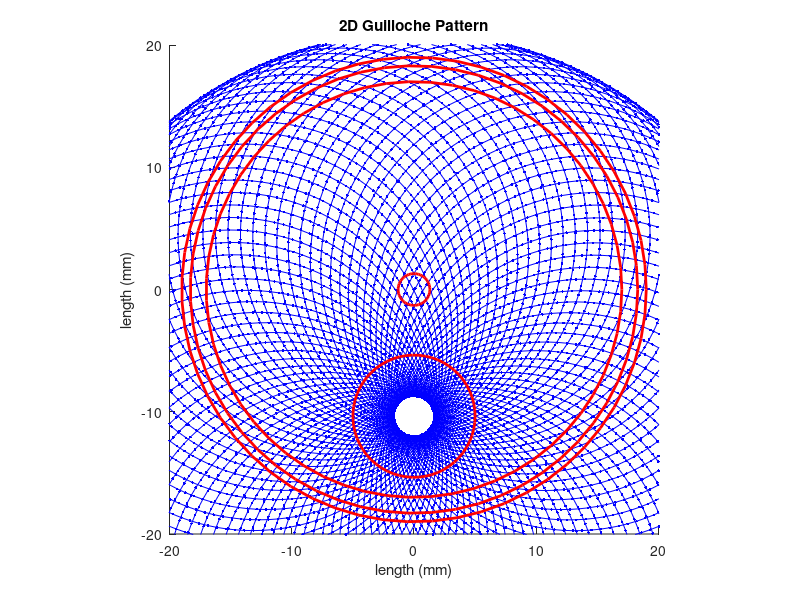

MATLAB code to generate this figure: (Note: this script raises an error after producing the figure.)
% Guilloche
%
% Dr. Paul F. Roysdon
% 09/11/2020


% Start of script
%-------------------------------------------------------------------------%
close all;                   	% close all figures
clearvars;                      % clear all variables
clc;                         	% clear the command terminal
format shortG;                 	% picks most compact numeric display
format compact;                	% suppress excess blank lines

% Perform guilloche
%-------------------------------------------------------------------------%
% A hypotrochoid is a roulette traced by a point P attached to a circle of 
% radius b rolling around the inside of a fixed circle of radius a, where 
% P is a distance h from the center of the interior circle. The parametric 
% equations for a hypotrochoid are 
%   x = (a-b)*cos(t)+h*cos(((a-b)/b)*t);
%   y = (a-b)*sin(t)-h*sin(((a-b)/b)*t);

% geometry 1: centered at hour/min
% size = 10; % size of circle
% R = size + 0.5; % ID to OD ratio
% r = 0.15; % density/overlap of circles
% p = size + 0.75; % ID to OD ratio
% theta = [0:0.001:2*pi]'; % number of points for each circle
% scale = 1.0; % scale
% xc = 0; % circle center in x (mm)
% yc = 0; % circle center in y (mm)

% geometry 2: centered at sub-second
size = 10; % size of circle
R = size + 0.02; % ID to OD ratio
p = size + 1.0; % ID to OD ratio
scale = 1.5; % scale
xc = 0; % circle center in x (mm)
yc = -10.363; % circle center in y (mm)

% standard bit
r = 0.10889; % density/overlap of circles
theta = [0:0.0005:2*pi]'; % number of points for each circle

% diamond drag bit
% r = 0.06; % density/overlap of circles
% theta = [0:0.0002:2*pi]'; % number of points for each circle

x = zeros(length(theta),1);
y = zeros(length(theta),1);

for ii=1:length(theta)
    x(ii,1) = ((R-r)*cos(theta(ii)) + p*cos(((R-r)/r)*theta(ii)))*scale + xc;
    y(ii,1) = ((R-r)*sin(theta(ii)) - p*sin(((R-r)/r)*theta(ii)))*scale + yc;
end

theta_star = linspace(0,2*pi,60);
rs_star = 36/2; % radius in mm
t_star = 1; % defines the percent of the circle, e.g. 0.1 is a "pie".
xc_star = 0; % circle center in x (mm)
yc_star = 0;%-10.363; % circle center in y (mm)
x_star = 36/2 .* cos(theta_star .* t_star) + xc_star;
y_star = 36/2 .* sin(theta_star .* t_star) + yc_star;

figure
hold on
plot(x,y,'-b')
plot(x,y,'.b')
% add keep-out regions
plot((38/2 .* cos(theta_star .* t_star)),(38/2 .* sin(theta_star .* t_star)),'-r','LineWidth',2)
plot((36.6/2 .* cos(theta_star .* t_star)),(36.6/2 .* sin(theta_star .* t_star)),'-r','LineWidth',2)
plot((34/2 .* cos(theta_star .* t_star)),(34/2 .* sin(theta_star .* t_star)),'-r','LineWidth',2)
plot((2.6/2 .* cos(theta_star .* t_star)),(2.6/2 .* sin(theta_star .* t_star)),'-r','LineWidth',2)
plot((5 .* cos(theta_star .* t_star)) - 0,(5 .* sin(theta_star .* t_star))-10.363,'-r','LineWidth',2)
hold off
xlim([-20 20])
ylim([-20 20])
axis equal
xlabel('length (mm)')
ylabel('length (mm)')
title('2D Guilloche Pattern')
% saveas(gcf,'guilloche_tdcZero','png')

% dock_all_figures


% save G-code
%-------------------------------------------------------------------------%
feed_rate_XY = 200; % feed rate (mm/min)
feed_rate_Z = 80; % feed rate (mm/min)
rpm = 10000; % spindle speed (RPM)
depth = -0.125; % depth (mm)
retract_height = 10; % (mm)

% Diamond Drag Bit
% tool_num = 801;
% filename = 'guilloche_style1_subDialCenter_tdcZero_DIAMOND_DRAG_BIT';

% Standard bit
tool_num = 502;
filename = 'guilloche_style1_subDialCenter_tdcZero';

% Start writing file.
fileID = fopen([filename,'.nc'],'w');
    fprintf(fileID,'%%\n');
    fprintf(fileID,'(guilloche)\n'); % program name
    fprintf(fileID,'(T%d  D=0.125 CR=0 - ZMIN=-0.129 - vee)\n',tool_num);
    fprintf(fileID,'G90\n'); % G90 = absolute mode
    fprintf(fileID,'G17\n'); % G17 = XY plane
    fprintf(fileID,'G21\n'); % G21 = millimiters
    fprintf(fileID,'G28 G91 Z%d\n',retract_height); % G28 = return to home, G91 = relative mode, Z0
    fprintf(fileID,'G90\n'); % G90 = absolute mode
    fprintf(fileID,'\n');
    fprintf(fileID,'(scribe)\n'); % operation name
    if tool_num~=801
        fprintf(fileID,'T%d M6\n',tool_num); % M6 = tool change
        fprintf(fileID,'S%d M3\n', rpm);% S = spindle speed, M3 = spindle ON
    end
    fprintf(fileID,'G54\n');

    % engrave only within a limited region
    keep_out_radius = 38/2; % radius of keep-out region (mm)
    init_trigger = 0; % set initial position, depth and feedrate
    keep_out_trigger = 0; % keep-out region detected
    retract_trigger = 0; % retract Z
    depth_reset_trigger = 0; % reset feed-rate for Z, and later for XY
    
    % loop through (x,y)
    for ii = 1:length(x)
        % if (x,y) is outside limits -> skip, else engrave
        if sqrt(x(ii,1)^2 + y(ii,1)^2)>keep_out_radius
            keep_out_trigger = 1; % set trigger
            if retract_trigger==0
                retract_trigger = 1;
                if init_trigger~=0
                    fprintf(fileID,'G0 Z%d\n',retract_height);
                end
            end
            
        % if (x,y) is inside limits -> engrave    
        else
            % if (x,y) is inside limit -> reset triggers
            if keep_out_trigger==1
                keep_out_trigger = 0;
                retract_trigger = 0;
                % if (x,y) within limit and initialized -> reset Z to engrave.
                if init_trigger==1
                    fprintf(fileID,'G0 X%4.3f Y%4.3f\n',x(ii,1),y(ii,1)); % G0 = rapid positioning
                    fprintf(fileID,'Z%d\n',retract_height);
                    fprintf(fileID,'Z2\n');
%                     fprintf(fileID,'Z0.6\n');
%                     fprintf(fileID,'Z0.2\n');
%                     fprintf(fileID,'Z0.01\n');
                    fprintf(fileID,'G1 Z%5.3f F%d\n',depth,feed_rate_Z); % F = feed rate, G1 linear interpolation
                    depth_reset_trigger = 1;
                end
            end
            % if (x,y) within limit and not initialized -> init and reset Z to engrave.
            if init_trigger==0
                init_trigger = 1;
                fprintf(fileID,'G0 X%4.3f Y%4.3f\n',x(ii,1),y(ii,1)); % G0 = rapid positioning
                fprintf(fileID,'Z%d\n',retract_height);
                fprintf(fileID,'Z2\n');
%                 fprintf(fileID,'Z0.6\n');
%                 fprintf(fileID,'Z0.2\n');
%                 fprintf(fileID,'Z0.01\n');
                fprintf(fileID,'G1 Z%5.3f F%d\n',depth,feed_rate_Z); % F = feed rate, G1 linear interpolation
                depth_reset_trigger = 1;
            
            % if (x,y) within limit and initialized -> engrave
            else
                if depth_reset_trigger==1
                    fprintf(fileID,'G1 X%4.3f Y%4.3f F%d\n',x(ii,1),y(ii,1),feed_rate_XY);
                    depth_reset_trigger = 0;
                else
                    fprintf(fileID,'G1 X%4.3f Y%4.3f\n',x(ii,1),y(ii,1));
                end
            end
        end
    end
    
    fprintf(fileID,'G0 Z%d\n',retract_height);
    fprintf(fileID,'G17\n'); % G17 = XY plane
    fprintf(fileID,'G28 G91 Z%d\n',retract_height); % G28 = return to home, G91 = relative mode, Z0
    fprintf(fileID,'G90\n'); % G90 = absolute mode
    fprintf(fileID,'G28 G91 X0 Y0\n'); % G28 = return to home, G91 = relative mode, Z0
    fprintf(fileID,'G90\n'); % G90 = absolute mode
    fprintf(fileID,'M30\n'); % M30 = end of program
    fprintf(fileID,'%%');
fclose(fileID);



% check G-code
%-------------------------------------------------------------------------%
toolPath = gCodeReader([filename,'.nc'], 0.1, 0.1, 1, 1);


% save figures
%-------------------------------------------------------------------------
save_all_figs_OPTION(filename,'png')




